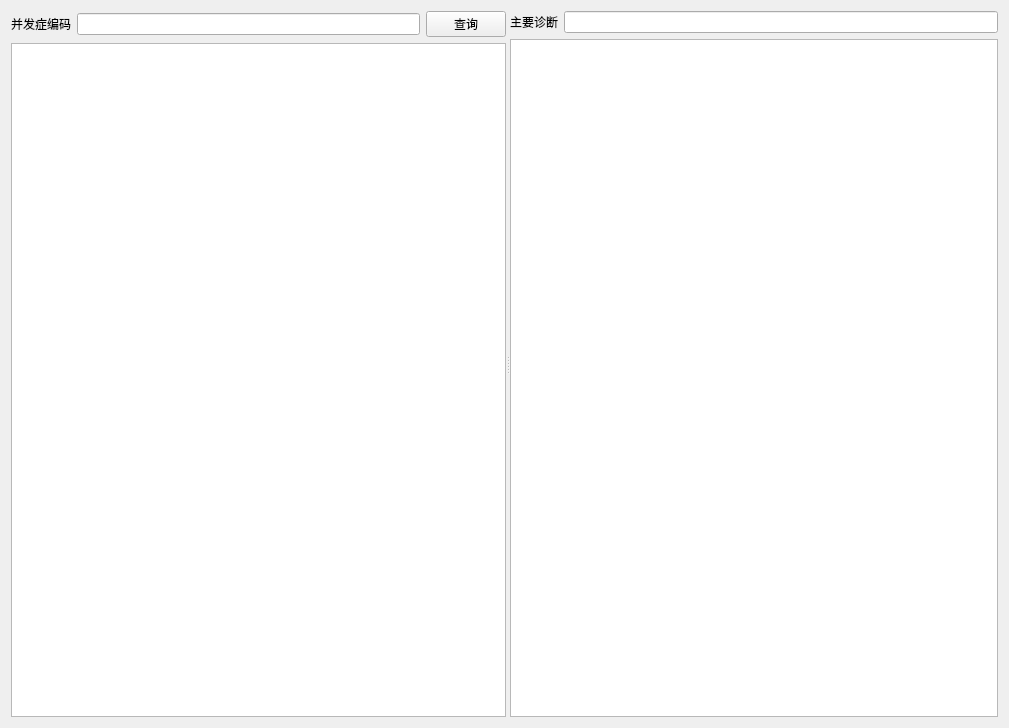
<?xml version="1.0" encoding="UTF-8"?>
<ui version="4.0">
 <class>Form</class>
 <widget class="QWidget" name="Form">
  <property name="geometry">
   <rect>
    <x>0</x>
    <y>0</y>
    <width>1009</width>
    <height>728</height>
   </rect>
  </property>
  <property name="sizePolicy">
   <sizepolicy hsizetype="Expanding" vsizetype="Preferred">
    <horstretch>1</horstretch>
    <verstretch>1</verstretch>
   </sizepolicy>
  </property>
  <property name="windowTitle">
   <string>Form</string>
  </property>
  <layout class="QHBoxLayout" name="horizontalLayout_2">
   <item>
    <widget class="QSplitter" name="splitter">
     <property name="orientation">
      <enum>Qt::Horizontal</enum>
     </property>
     <widget class="QWidget" name="">
      <layout class="QVBoxLayout" name="verticalLayout">
       <item>
        <layout class="QHBoxLayout" name="horizontalLayout">
         <item>
          <widget class="QLabel" name="label">
           <property name="text">
            <string>并发症编码</string>
           </property>
          </widget>
         </item>
         <item>
          <widget class="QLineEdit" name="inputBox">
           <property name="maxLength">
            <number>50</number>
           </property>
          </widget>
         </item>
         <item>
          <widget class="QPushButton" name="queryButton">
           <property name="text">
            <string>查询</string>
           </property>
          </widget>
         </item>
        </layout>
       </item>
       <item>
        <widget class="QTableView" name="ccView"/>
       </item>
      </layout>
     </widget>
     <widget class="QWidget" name="layoutWidget">
      <layout class="QVBoxLayout" name="verticalLayoute">
       <item>
        <layout class="QHBoxLayout" name="horizontalLayout_exclude">
         <item>
          <widget class="QLabel" name="filterLabel">
           <property name="text">
            <string>主要诊断</string>
           </property>
          </widget>
         </item>
         <item>
          <widget class="QLineEdit" name="filterBox"/>
         </item>
        </layout>
       </item>
       <item>
        <widget class="QTableView" name="excludeView"/>
       </item>
      </layout>
     </widget>
    </widget>
   </item>
  </layout>
 </widget>
 <resources/>
 <connections/>
</ui>
